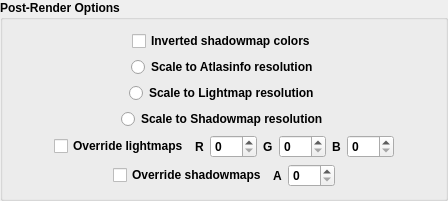
         <widget class="QGroupBox" name="gb_post_render">
          <property name="enabled">
           <bool>true</bool>
          </property>
          <property name="font">
           <font>
            <weight>75</weight>
            <italic>false</italic>
            <bold>true</bold>
           </font>
          </property>
          <property name="title">
           <string>Post-Render Options</string>
          </property>
          <layout class="QVBoxLayout" name="verticalLayout_6">
           <item>
            <layout class="QHBoxLayout" name="horizontalLayout_19">
             <item>
              <spacer name="horizontalSpacer_24">
               <property name="orientation">
                <enum>Qt::Horizontal</enum>
               </property>
               <property name="sizeHint" stdset="0">
                <size>
                 <width>40</width>
                 <height>20</height>
                </size>
               </property>
              </spacer>
             </item>
             <item>
              <widget class="QCheckBox" name="chk_inverted_shadowmaps">
               <property name="toolTip">
                <string>&lt;html&gt;&lt;head/&gt;&lt;body&gt;&lt;p align=&quot;center&quot;&gt;&lt;span style=&quot; font-weight:600; text-decoration: underline;&quot;&gt;Inverted shadowmap colors&lt;/span&gt;&lt;/p&gt;&lt;p&gt;Controls whether any imported shadowmaps will be processed with Black as shadowed and White as fully lit or reverse. Some renderers generate shadowmaps with the latter format, so this option helps to reduce steps on the work pipeline.&lt;/p&gt;&lt;p&gt;&lt;span style=&quot; font-weight:600;&quot;&gt;If you see your shadows inverted in-game after importing your GI, you might need to use this option&lt;/span&gt;.&lt;/p&gt;&lt;/body&gt;&lt;/html&gt;</string>
               </property>
               <property name="text">
                <string>Inverted shadowmap colors</string>
               </property>
              </widget>
             </item>
             <item>
              <spacer name="horizontalSpacer_25">
               <property name="orientation">
                <enum>Qt::Horizontal</enum>
               </property>
               <property name="sizeHint" stdset="0">
                <size>
                 <width>40</width>
                 <height>20</height>
                </size>
               </property>
              </spacer>
             </item>
            </layout>
           </item>
           <item>
            <layout class="QHBoxLayout" name="horizontalLayout_21">
             <item>
              <spacer name="horizontalSpacer_28">
               <property name="orientation">
                <enum>Qt::Horizontal</enum>
               </property>
               <property name="sizeHint" stdset="0">
                <size>
                 <width>40</width>
                 <height>20</height>
                </size>
               </property>
              </spacer>
             </item>
             <item>
              <widget class="QRadioButton" name="rb_scale_to_atlasinfo">
               <property name="toolTip">
                <string>&lt;html&gt;&lt;head/&gt;&lt;body&gt;&lt;p align=&quot;center&quot;&gt;&lt;span style=&quot; font-weight:600; text-decoration: underline;&quot;&gt;Scale to Atlasinfo resolution&lt;/span&gt;&lt;/p&gt;&lt;p&gt;Upscales or downscales all imported textures to the &lt;span style=&quot; font-weight:600;&quot;&gt;size of the existing GI Groups&lt;/span&gt;. &lt;/p&gt;&lt;p&gt;If you do not wish to alter the texture sizes the GI Group generator determined were best (or even an existing stage that was not generated by this tool), use this option.&lt;/p&gt;&lt;/body&gt;&lt;/html&gt;</string>
               </property>
               <property name="text">
                <string>Scale to Atlasinfo resolution</string>
               </property>
              </widget>
             </item>
             <item>
              <spacer name="horizontalSpacer_29">
               <property name="orientation">
                <enum>Qt::Horizontal</enum>
               </property>
               <property name="sizeHint" stdset="0">
                <size>
                 <width>40</width>
                 <height>20</height>
                </size>
               </property>
              </spacer>
             </item>
            </layout>
           </item>
           <item>
            <layout class="QHBoxLayout" name="horizontalLayout_18">
             <item>
              <spacer name="horizontalSpacer_22">
               <property name="orientation">
                <enum>Qt::Horizontal</enum>
               </property>
               <property name="sizeHint" stdset="0">
                <size>
                 <width>40</width>
                 <height>20</height>
                </size>
               </property>
              </spacer>
             </item>
             <item>
              <widget class="QRadioButton" name="rb_scale_to_lightmap">
               <property name="toolTip">
                <string>&lt;html&gt;&lt;head/&gt;&lt;body&gt;&lt;p align=&quot;center&quot;&gt;&lt;span style=&quot; font-weight:600; text-decoration: underline;&quot;&gt;Scale to Lightmap resolution&lt;/span&gt;&lt;/p&gt;&lt;p&gt;Upscales or downscales all imported and existing textures to the &lt;span style=&quot; font-weight:600;&quot;&gt;size of the imported lightmaps&lt;/span&gt;. &lt;/p&gt;&lt;p&gt;Use this option if you wish to alter the size of the textures that are already on the GI Groups. The atlas texture packer will re-arrange the group so everything fits again properly.&lt;/p&gt;&lt;/body&gt;&lt;/html&gt;</string>
               </property>
               <property name="text">
                <string>Scale to Lightmap resolution</string>
               </property>
              </widget>
             </item>
             <item>
              <spacer name="horizontalSpacer_23">
               <property name="orientation">
                <enum>Qt::Horizontal</enum>
               </property>
               <property name="sizeHint" stdset="0">
                <size>
                 <width>40</width>
                 <height>20</height>
                </size>
               </property>
              </spacer>
             </item>
            </layout>
           </item>
           <item>
            <layout class="QHBoxLayout" name="horizontalLayout_17">
             <item>
              <spacer name="horizontalSpacer_19">
               <property name="orientation">
                <enum>Qt::Horizontal</enum>
               </property>
               <property name="sizeHint" stdset="0">
                <size>
                 <width>40</width>
                 <height>20</height>
                </size>
               </property>
              </spacer>
             </item>
             <item>
              <widget class="QRadioButton" name="rb_scale_to_shadowmap">
               <property name="toolTip">
                <string>&lt;html&gt;&lt;head/&gt;&lt;body&gt;&lt;p align=&quot;center&quot;&gt;&lt;span style=&quot; font-weight:600; text-decoration: underline;&quot;&gt;Scale to Shadowmap resolution&lt;/span&gt;&lt;/p&gt;&lt;p&gt;Upscales or downscales all imported and existing textures to the &lt;span style=&quot; font-weight:600;&quot;&gt;size of the imported shadowmaps&lt;/span&gt;. &lt;/p&gt;&lt;p&gt;Use this option if you wish to alter the size of the textures that are already on the GI Groups. The atlas texture packer will re-arrange the group so everything fits again properly.&lt;/p&gt;&lt;/body&gt;&lt;/html&gt;</string>
               </property>
               <property name="text">
                <string>Scale to Shadowmap resolution</string>
               </property>
              </widget>
             </item>
             <item>
              <spacer name="horizontalSpacer_21">
               <property name="orientation">
                <enum>Qt::Horizontal</enum>
               </property>
               <property name="sizeHint" stdset="0">
                <size>
                 <width>40</width>
                 <height>20</height>
                </size>
               </property>
              </spacer>
             </item>
            </layout>
           </item>
           <item>
            <layout class="QHBoxLayout" name="horizontalLayout_22">
             <item>
              <spacer name="horizontalSpacer_32">
               <property name="orientation">
                <enum>Qt::Horizontal</enum>
               </property>
               <property name="sizeHint" stdset="0">
                <size>
                 <width>40</width>
                 <height>20</height>
                </size>
               </property>
              </spacer>
             </item>
             <item>
              <widget class="QCheckBox" name="chk_override_lightmap">
               <property name="minimumSize">
                <size>
                 <width>0</width>
                 <height>0</height>
                </size>
               </property>
               <property name="toolTip">
                <string>&lt;html&gt;&lt;head/&gt;&lt;body&gt;&lt;p align=&quot;center&quot;&gt;&lt;span style=&quot; font-weight:600; text-decoration: underline;&quot;&gt;Override lightmaps&lt;/span&gt;&lt;/p&gt;&lt;p&gt;Overrides the color of the lightmaps, regardless of whether they already exist or are imported. Useful for debugging purposes or making the stage not look completely horrible without GI.&lt;/p&gt;&lt;p&gt;&lt;span style=&quot; font-weight:600;&quot;&gt;This option will force all groups to be processed regardless of whether they have textures to import or not.&lt;/span&gt;&lt;/p&gt;&lt;/body&gt;&lt;/html&gt;</string>
               </property>
               <property name="text">
                <string>Override lightmaps</string>
               </property>
              </widget>
             </item>
             <item>
              <widget class="QLabel" name="label_4">
               <property name="text">
                <string>R</string>
               </property>
              </widget>
             </item>
             <item>
              <widget class="QSpinBox" name="sb_override_lightmap_r">
               <property name="toolTip">
                <string>Red Color Value.</string>
               </property>
               <property name="maximum">
                <number>255</number>
               </property>
               <property name="singleStep">
                <number>5</number>
               </property>
              </widget>
             </item>
             <item>
              <widget class="QLabel" name="label_8">
               <property name="text">
                <string>G</string>
               </property>
              </widget>
             </item>
             <item>
              <widget class="QSpinBox" name="sb_override_lightmap_g">
               <property name="toolTip">
                <string>Green Color Value.</string>
               </property>
               <property name="maximum">
                <number>255</number>
               </property>
               <property name="singleStep">
                <number>5</number>
               </property>
              </widget>
             </item>
             <item>
              <widget class="QLabel" name="label_9">
               <property name="text">
                <string>B</string>
               </property>
              </widget>
             </item>
             <item>
              <widget class="QSpinBox" name="sb_override_lightmap_b">
               <property name="toolTip">
                <string>Blue Color Value.</string>
               </property>
               <property name="maximum">
                <number>255</number>
               </property>
               <property name="singleStep">
                <number>5</number>
               </property>
              </widget>
             </item>
             <item>
              <spacer name="horizontalSpacer_31">
               <property name="orientation">
                <enum>Qt::Horizontal</enum>
               </property>
               <property name="sizeHint" stdset="0">
                <size>
                 <width>40</width>
                 <height>20</height>
                </size>
               </property>
              </spacer>
             </item>
            </layout>
           </item>
           <item>
            <layout class="QHBoxLayout" name="horizontalLayout_23">
             <item>
              <spacer name="horizontalSpacer_34">
               <property name="orientation">
                <enum>Qt::Horizontal</enum>
               </property>
               <property name="sizeHint" stdset="0">
                <size>
                 <width>40</width>
                 <height>20</height>
                </size>
               </property>
              </spacer>
             </item>
             <item>
              <widget class="QCheckBox" name="chk_override_shadowmap">
               <property name="minimumSize">
                <size>
                 <width>0</width>
                 <height>0</height>
                </size>
               </property>
               <property name="toolTip">
                <string>&lt;html&gt;&lt;head/&gt;&lt;body&gt;&lt;p align=&quot;center&quot;&gt;&lt;span style=&quot; font-weight:600; text-decoration: underline;&quot;&gt;Override shadowmaps&lt;/span&gt;&lt;/p&gt;&lt;p&gt;Overrides the color of the shadowmaps, regardless of whether they already exist or are imported. Useful for debugging purposes or making the stage not look completely horrible without GI.&lt;/p&gt;&lt;p&gt;&lt;span style=&quot; font-weight:600;&quot;&gt;This option will force all groups to be processed regardless of whether they have textures to import or not.&lt;/span&gt;&lt;/p&gt;&lt;/body&gt;&lt;/html&gt;</string>
               </property>
               <property name="text">
                <string>Override shadowmaps</string>
               </property>
              </widget>
             </item>
             <item>
              <widget class="QLabel" name="label_10">
               <property name="text">
                <string>A</string>
               </property>
              </widget>
             </item>
             <item>
              <widget class="QSpinBox" name="sb_override_shadowmap_a">
               <property name="toolTip">
                <string>Alpha Color Value.</string>
               </property>
               <property name="maximum">
                <number>255</number>
               </property>
               <property name="singleStep">
                <number>5</number>
               </property>
              </widget>
             </item>
             <item>
              <spacer name="horizontalSpacer_33">
               <property name="orientation">
                <enum>Qt::Horizontal</enum>
               </property>
               <property name="sizeHint" stdset="0">
                <size>
                 <width>40</width>
                 <height>20</height>
                </size>
               </property>
              </spacer>
             </item>
            </layout>
           </item>
          </layout>
         </widget>
